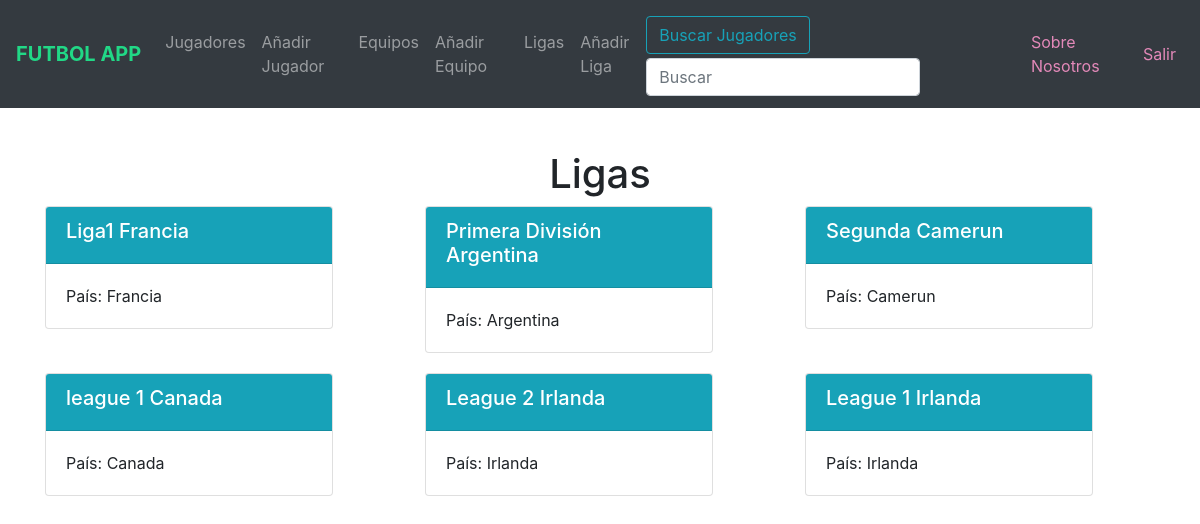
The app's page /futbol/ligas/ (signed in) with its own data.
### futbol/models.py (models this page shows)
class Liga(models.Model):
	nombre = models.CharField(max_length=50)
	pais = models.CharField(max_length=50)

### futbol/views.py (the view)
# urls.py: path('ligas/', views.list_ligas, name="Ligas"),
@login_required(login_url='Login')
def list_ligas(request):
	ligas = Liga.objects.all()
	return render(request, "ligas.html", {"lista_ligas":ligas} )

### futbol/templates/ligas.html (shortened to what this page needs)
{% extends "base.html" %}
{% block contenidoQueCambia %}
<h1 class="text-center">Ligas</h1>
    <div class="row">
    {% for liga in lista_ligas %}
        <div class="col-md-4" style="margin-bottom:20px">
            <div class="card" style="width: 18rem;">
                <div class="card-header bg-info text-white">
                    <h5> {{liga.nombre}} {{liga.pais}} </h5>
                </div>
                <div class="card-body">
                    <p class="card-text"> País: {{liga.pais}}</p>
                </div>
            </div>
        </div>
    {% endfor %}
{% endblock %}

### records on screen
Liga: nombre "Liga1", pais "Francia"
Liga: nombre "Primera División", pais "Argentina"
Liga: nombre "Segunda", pais "Camerun"
Liga: nombre "league 1", pais "Canada"
Liga: nombre "League 2", pais "Irlanda"
Liga: nombre "League 1", pais "Irlanda"
